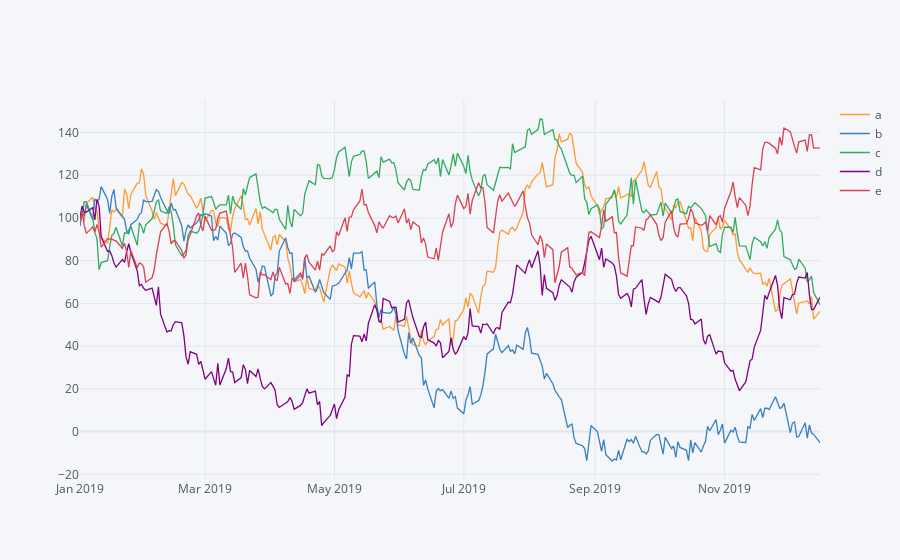

This figure's notebook cell:
### Markdown cell above
The code below uses the iplot function from cufflinks to generate an interactive plot of the DataFrame df. It then uses plyo.iplot from plotly.offline to display the plot in the notebook. Additionally, it saves the plot as a PNG image with the specified filename.

### Code cell
# Generate the interactive plot as a figure
figure = df.iplot(asFigure=True)

# Display the interactive plot
plyo.iplot(figure, image='png', filename='ply_01')

### Figure 1 — Plotly figure (JSON) as saved in the notebook; plotly's stock layout.template omitted (floating-point values rounded to 4 significant figures; data arrays with more than 128 entries replaced by an {"elided": "..."} marker saying what was removed)
{"data": [{"line": {"color": "rgba(255, 153, 51, 1.0)", "dash": "solid", "shape": "linear", "width": 1.3}, "mode": "lines", "name": "a", "text": "", "type": "scatter", "x": {"elided": "250 str values"}, "y": {"elided": "250 float values"}}, {"line": {"color": "rgba(55, 128, 191, 1.0)", "dash": "solid", "shape": "linear", "width": 1.3}, "mode": "lines", "name": "b", "text": "", "type": "scatter", "x": {"elided": "250 str values"}, "y": {"elided": "250 float values"}}, {"line": {"color": "rgba(50, 171, 96, 1.0)", "dash": "solid", "shape": "linear", "width": 1.3}, "mode": "lines", "name": "c", "text": "", "type": "scatter", "x": {"elided": "250 str values"}, "y": {"elided": "250 float values"}}, {"line": {"color": "rgba(128, 0, 128, 1.0)", "dash": "solid", "shape": "linear", "width": 1.3}, "mode": "lines", "name": "d", "text": "", "type": "scatter", "x": {"elided": "250 str values"}, "y": {"elided": "250 float values"}}, {"line": {"color": "rgba(219, 64, 82, 1.0)", "dash": "solid", "shape": "linear", "width": 1.3}, "mode": "lines", "name": "e", "text": "", "type": "scatter", "x": {"elided": "250 str values"}, "y": {"elided": "250 float values"}}], "layout": {"legend": {"bgcolor": "#F5F6F9", "font": {"color": "#4D5663"}}, "paper_bgcolor": "#F5F6F9", "plot_bgcolor": "#F5F6F9", "title": {"font": {"color": "#4D5663"}}, "xaxis": {"gridcolor": "#E1E5ED", "showgrid": true, "tickfont": {"color": "#4D5663"}, "title": {"font": {"color": "#4D5663"}, "text": ""}, "zerolinecolor": "#E1E5ED"}, "yaxis": {"gridcolor": "#E1E5ED", "showgrid": true, "tickfont": {"color": "#4D5663"}, "title": {"font": {"color": "#4D5663"}, "text": ""}, "zerolinecolor": "#E1E5ED"}}}
